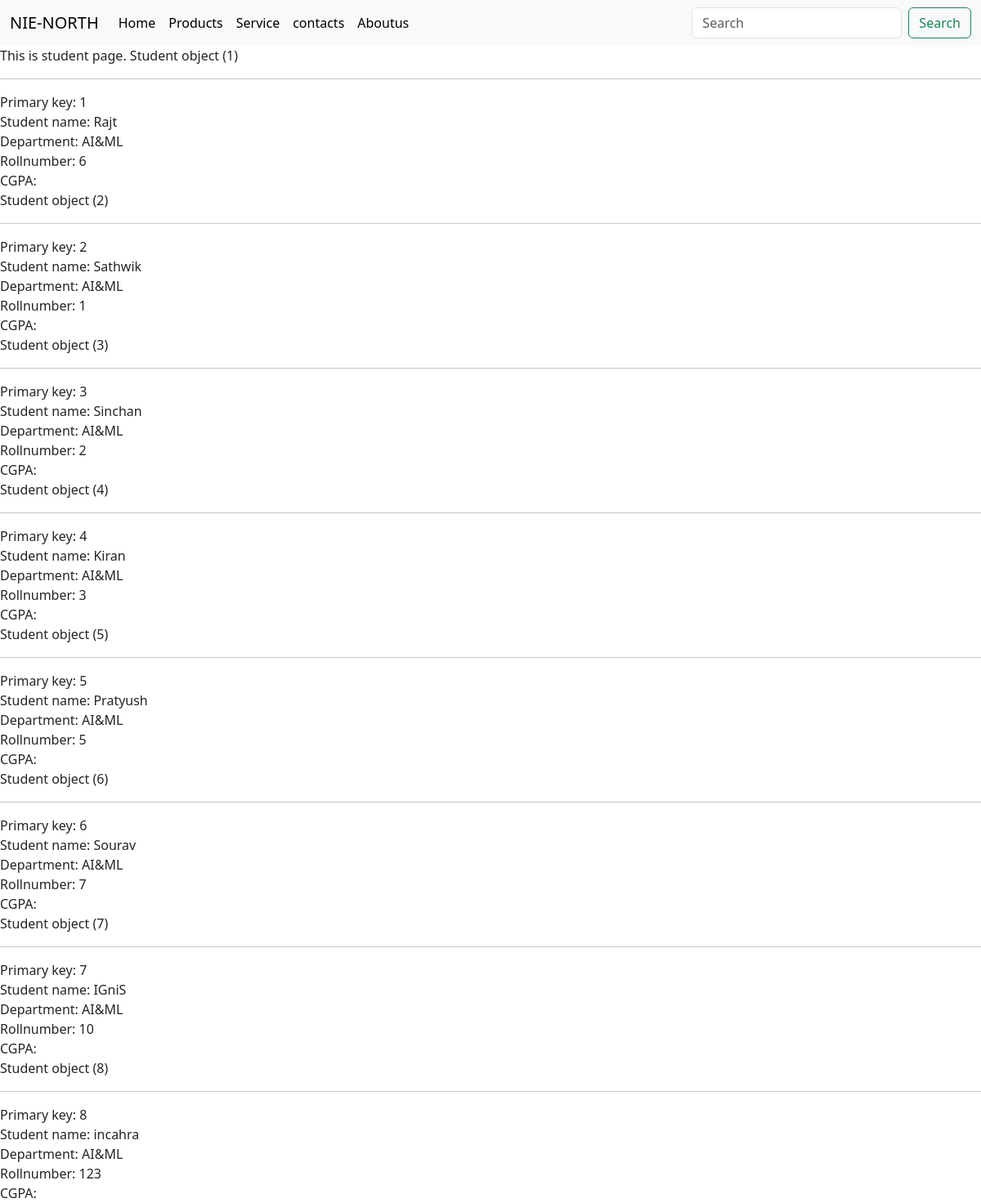
/students, run on the app's committed database.
### CSE/models.py (models this page shows, shortened)
class Student(models.Model):
    name = models.CharField(max_length=30)
    departent = models.CharField(max_length=10)
    rollnumber = models.IntegerField()

### CSE/views.py (the view)
# urls.py: path("students", views.students, name = 'students'),
def students(request):
    stu = Student.objects.all()
    context = {'stu': stu}
    return render(request, 'student.html', context)

### templates/student.html (shortened to what this page needs)
{% include 'base.html' %}
{% block code %}
{% for stu in stu %}
{{stu}}<hr>
Primary key: {{stu.id}}<br>
Student name: {{stu.name}}<br>
Department: {{stu.departent}}<br>
Rollnumber: {{stu.rollnumber}}<br>
CGPA:{{stu.cgpa}}<br>
{% endfor %}
{% endblock %}

### templates/base.html (shortened to what this page needs)
<!doctype html>
<html lang="en">
  <head>
    <link href="https://cdn.jsdelivr.net/npm/bootstrap@5.3.2/dist/css/bootstrap.min.css" rel="stylesheet">
  </head>
  <body>
    <nav class="navbar navbar-expand-lg bg-body-tertiary">
        <div class="container-fluid">
          <a class="navbar-brand" href="#">NIE-NORTH</a>
          <div class="collapse navbar-collapse" id="navbarSupportedContent">
            <ul class="navbar-nav me-auto mb-2 mb-lg-0">
              <li class="nav-item">
                <a class="nav-link active" aria-current="page" href="{% url 'home' %}">Home</a>
              </li>
              <li class="nav-item">
                <a class="nav-link active" aria-current="page" href="{% url 'prodcts' %}">Products</a>
              </li>
              <li class="nav-item">
                <a class="nav-link active" aria-current="page" href="{% url 'service' %}">Service</a>
              </li>
              <li class="nav-item">
                <a class="nav-link active" aria-current="page" href="{% url 'contacts' %}">contacts</a>
              </li>
              <li class="nav-item">
                <a class="nav-link active" aria-current="page" href="{% url 'aboutus' %}">Aboutus</a>
              </li>
            </ul>
            <form class="d-flex" role="search">
              <input class="form-control me-2" type="search" placeholder="Search" aria-label="Search">
              <button class="btn btn-outline-success" type="submit">Search</button>
            </form>
          </div>
        </div>
      </nav>
  </body>
</html>

### data on the page
Student: id "Student object (1)", id "1", name "Rajt", departent "AI&ML", rollnumber "6"
Student: id "Student object (2)", id "2", name "Sathwik", departent "AI&ML", rollnumber "1"
Student: id "Student object (3)", id "3", name "Sinchan", departent "AI&ML", rollnumber "2"
Student: id "Student object (4)", id "4", name "Kiran", departent "AI&ML", rollnumber "3"
Student: id "Student object (5)", id "5", name "Pratyush", departent "AI&ML", rollnumber "5"
Student: id "Student object (6)", id "6", name "Sourav", departent "AI&ML", rollnumber "7"
Student: id "Student object (7)", id "7", name "IGniS", departent "AI&ML", rollnumber "10"
Student: id "Student object (8)", id "8", name "incahra", departent "AI&ML", rollnumber "123"
